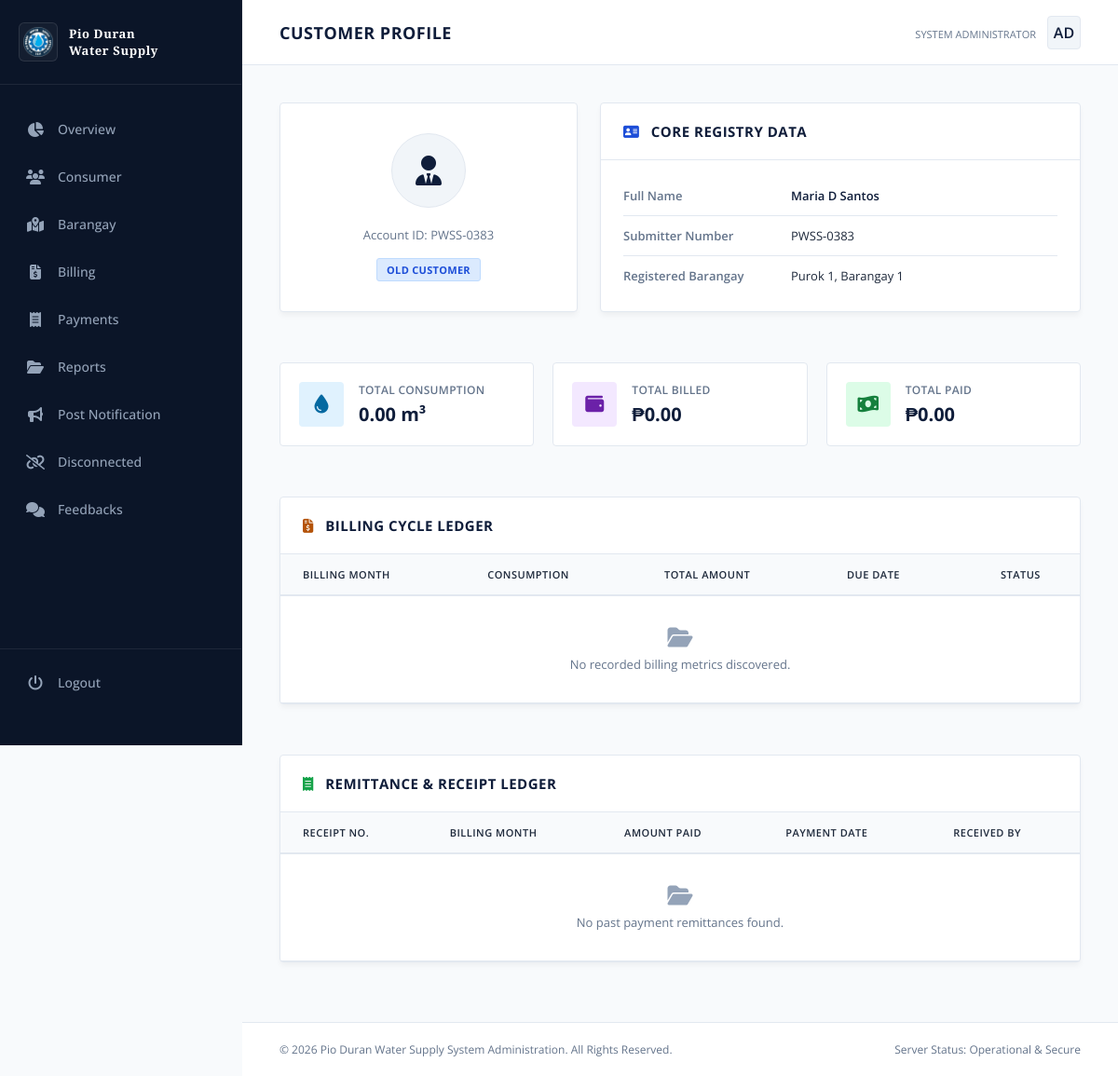
The app's page /pwss/customer/4/ (signed in), older data.
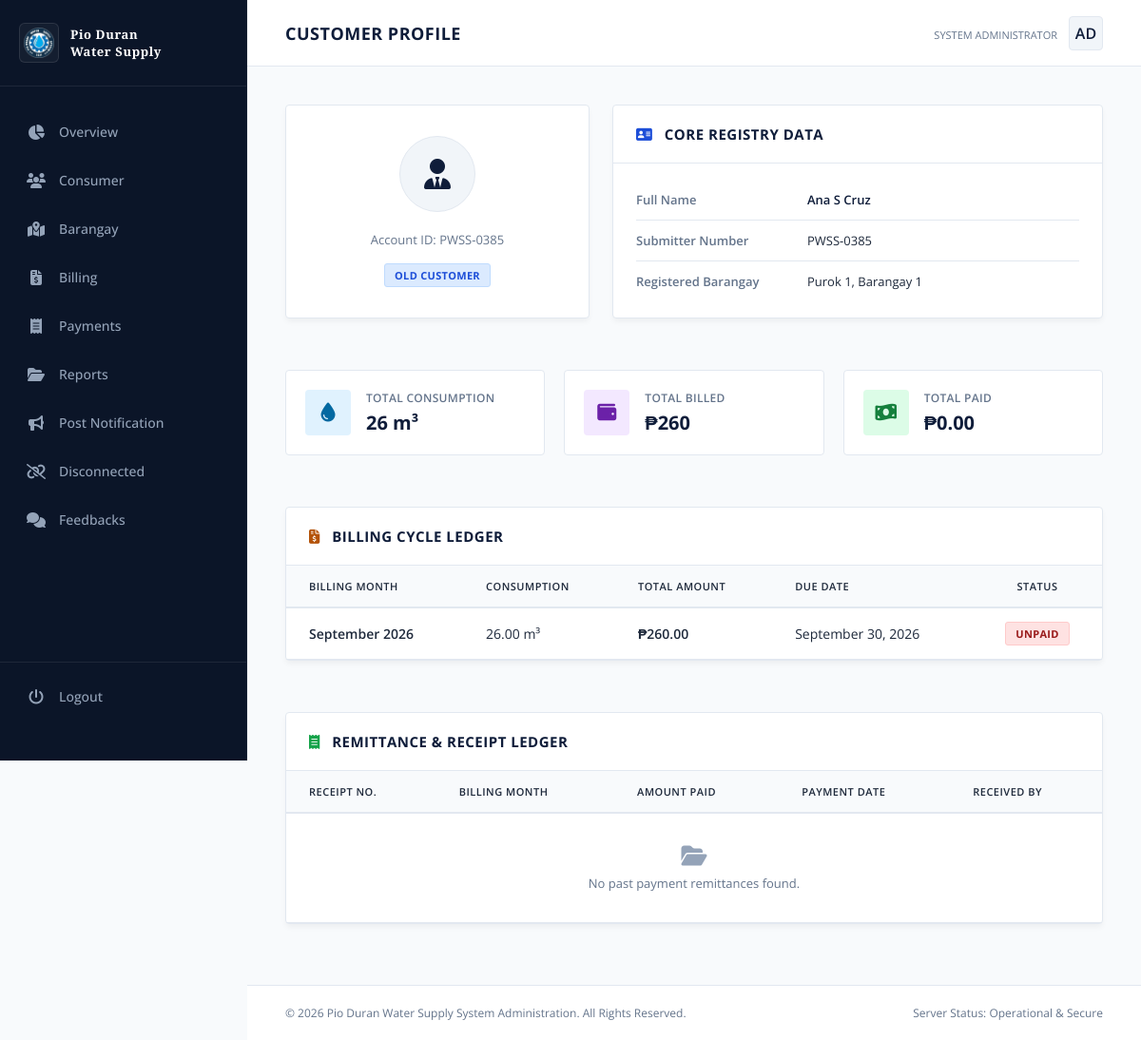
The same page, newer data.
### customer/models.py (models this page shows, shortened)
class Customer(models.Model):
    STATUS_CHOICES = (
        ("new", "New Applicant"),
        ("old", "Old Customer"),
    )
    user = models.OneToOneField(
        User,
        on_delete=models.CASCADE,
        related_name="customer_profile"
    )
    firstname = models.CharField(max_length=200)
    lastname = models.CharField(max_length=200)
    middlename = models.CharField(max_length=200)
    submitter_no = models.CharField(
        max_length=250,
        unique=True,
        blank=True,
        null=True
    )
    address = models.CharField(max_length=250)
    barangay = models.ForeignKey(
        Barangay,
        on_delete=models.PROTECT,
        related_name="customers"
    )
    status = models.CharField(
        max_length=20,
        choices=STATUS_CHOICES,
        default="new"
    )
    is_active = models.BooleanField(default=True)

### core/models.py (models this page shows, shortened)
class Billing(models.Model):
    STATUS_CHOICES = (
        ('unpaid', 'Unpaid'),
        ('paid', 'Paid'),
    )
    customer = models.ForeignKey(
        Customer,
        on_delete=models.CASCADE,
        related_name="billings"
    )
    billing_month = models.DateField()
    previous_reading = models.DecimalField(
        max_digits=10,
        decimal_places=2
    )
    current_reading = models.DecimalField(
        max_digits=10,
        decimal_places=2,
        null=True,
        blank=True
    )
    consumption = models.DecimalField(
        max_digits=10,
        decimal_places=2,
        editable=False
    )
    rate_per_cubic = models.DecimalField(
        max_digits=10,
        decimal_places=2,
        default=Decimal("25.00")
    )
    connection_fee = models.DecimalField(
        max_digits=10,
        decimal_places=2,
        default=Decimal("0.00"),
        blank=True,
        null=True
    )
    reconnection_fee = models.DecimalField(
        max_digits=10,
        decimal_places=2,
        default=Decimal("0.00"),
        blank=True,
        null=True
    )
    violation_fee = models.DecimalField(
        max_digits=10,
        decimal_places=2,
        default=Decimal("0.00"),
        blank=True,
        null=True
    )
    penalty_fee = models.DecimalField(
        max_digits=10,
        decimal_places=2,
        default=Decimal("0.00"),
        blank=True,
        null=True
    )
    total_amount = models.DecimalField(
        max_digits=10,
        decimal_places=2,
        editable=False
    )
    due_date = models.DateField()
    status = models.CharField(
        max_length=20,
        choices=STATUS_CHOICES,
        default="unpaid"
    )
    created_at = models.DateTimeField(auto_now_add=True)

### core/views.py (the view)
# urls.py: path("customer/<int:customer_id>/",views.customer_profile, name="customer_profile"),
@login_required(login_url="login-view")
def customer_profile(request, customer_id):
    customer = get_object_or_404(Customer, pk=customer_id)
    billings = Billing.objects.filter(
        customer=customer
    ).order_by("-billing_month")
    payments = Payment.objects.select_related(
        "billing"
    ).filter(
        billing__customer=customer
    ).order_by("-payment_date")
    total_consumption = billings.aggregate(
        total=Sum("consumption")
    )["total"] or Decimal("0.00")
    total_billed = billings.aggregate(
        total=Sum("total_amount")
    )["total"] or Decimal("0.00")
    total_paid = payments.aggregate(
        total=Sum("amount_paid")
    )["total"] or Decimal("0.00")
    return render(request, "admin/customer_profile.html", {
        "customer": customer,
        "billings": billings,
        "payments": payments,
        "total_consumption": total_consumption,
        "total_billed": total_billed,
        "total_paid": total_paid,
    })

### core/templates/admin/customer_profile.html (shortened to what the changed rows need)
{% extends 'admin.html' %}
{% block content %}
<header class="top-navbar">
    <div class="page-title">
        <h1>Customer Profile</h1>
    </div>
</header>
<div class="workspace">
    <div class="profile-layout-grid">
        <div class="data-section profile-card">
            <div class="profile-avatar-large">
                <i class="fa-solid fa-user-tie"></i>
            </div>
            <p class="profile-meta-sub">Account ID: {{ customer.submitter_no }}</p>
            <div class="profile-badge-wrapper">
                {% if customer.status == "new" %}
                    <span class="badge status-new">New Applicant</span>
                {% else %}
                    <span class="badge status-old">Old Customer</span>
                {% endif %}
            </div>
        </div>
        <div class="data-section profile-details">
            <div class="details-body">
                <div class="detail-row">
                    <span class="detail-label">Full Name</span>
                    <span class="detail-value font-semibold">{{ customer.firstname }} {{ customer.middlename}} {{ customer.lastname }}</span>
                </div>
                <div class="detail-row">
                    <span class="detail-label">Submitter Number</span>
                    <span class="detail-value">{{ customer.submitter_no }}</span>
                </div>
                <div class="detail-row">
                    <span class="detail-label">Registered Barangay</span>
                    <span class="detail-value">{{ customer.address }}</span>
                </div>
            </div>
        </div>
    </div>
    <div class="stats-grid">
        <div class="stat-card">
            <div>
                <div class="stat-label">Total Consumption</div>
                <div class="stat-value">{{ total_consumption }} m³</div>
            </div>
        </div>
        <div class="stat-card">
            <div>
                <div class="stat-label">Total Billed</div>
                <div class="stat-value">₱{{ total_billed }}</div>
            </div>
        </div>
    </div>
    <div class="data-section table-card-wrapper">
        <div class="table-container">
            <table class="classic-table">
                <thead>
                    <tr>
                        <th>Billing Month</th>
                        <th>Consumption</th>
                        <th>Total Amount</th>
                        <th>Due Date</th>
                        <th style="text-align: center;">Status</th>
                    </tr>
                </thead>
                <tbody>
                    {% for bill in billings %}
                    <tr>
                        <td class="font-semibold">{{ bill.billing_month|date:"F Y" }}</td>
                        <td>{{ bill.consumption }} m³</td>
                        <td class="font-semibold">₱{{ bill.total_amount }}</td>
                        <td>{{ bill.due_date|date:"F d, Y" }}</td>
                        <td style="text-align: center;">
                            {% if bill.status == "paid" %}
                                <span class="badge status-paid">Paid</span>
                            {% else %}
                                <span class="badge status-unpaid">Unpaid</span>
                            {% endif %}
                        </td>
                    </tr>
                    {% empty %}
                    <tr>
                        <td colspan="5" style="text-align:center;" class="empty-table-state">
                            <i class="fa-solid fa-folder-open"></i> No recorded billing metrics discovered.
                        </td>
                    </tr>
                    {% endfor %}
                </tbody>
            </table>
        </div>
    </div>
    <div class="data-section table-card-wrapper">
        <div class="table-container">
            <table class="classic-table">
                <thead>
                    <tr>
                        <th>Receipt No.</th>
                        <th>Billing Month</th>
                        <th>Amount Paid</th>
                        <th>Payment Date</th>
                        <th>Received By</th>
                    </tr>
                </thead>
            </table>
        </div>
    </div>
</div>
{% endblock %}

Row changes from the older to the newer data that the page shows:
changed Customer "Purok 1, Barangay 1": submitter_no "PWSS-0383" → "PWSS-0385"; firstname "Maria" → "Ana"; middlename "D" → "S"; lastname "Santos" → "Cruz"
now on this page (row edited): Billing: billing_month "September 2026", consumption "26.00", total_amount "260.00", due_date "September 30, 2026", status "UNPAID"
Text that changed along with them:
{{ total_consumption }}: "0.00" → "26"
{{ total_billed }}: "0.00" → "260"
text no longer shown: "No recorded billing metrics discovered."
